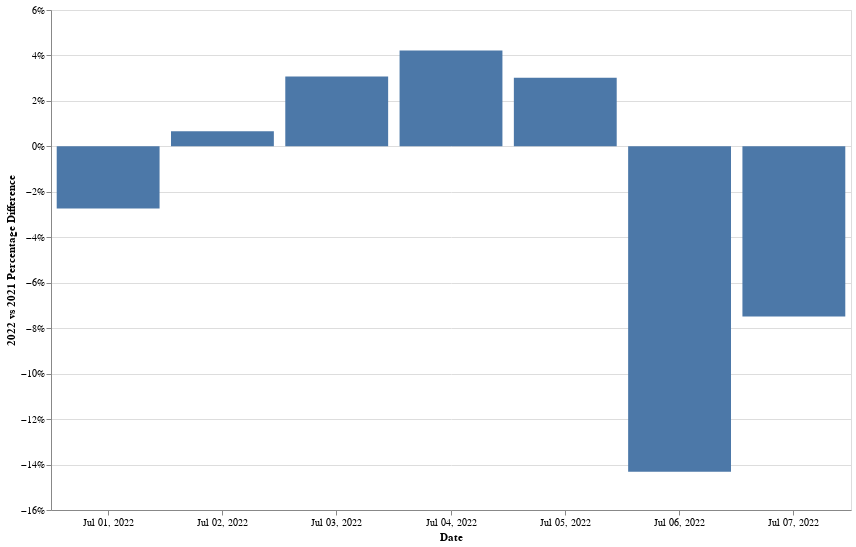

Source (notebook cell):
### Code cell
alt.Chart(txn_daily_pct.reset_index()).mark_bar().encode(
    x=alt.X('yearmonthdate(block_date):O', axis=alt.Axis(title='Date')),
    y=alt.Y('transactions:Q', axis=alt.Axis(format='%', title='2022 vs 2021 Percentage Difference')),
    tooltip=['block_date','transactions']                    
).properties(
    height=500,
    width=800
)

### Figure 1 — Vega-Lite specification as saved in the notebook (floating-point values rounded to 4 significant figures)
{"config": {"view": {"continuousWidth": 400, "continuousHeight": 300}}, "data": {"name": "data-623fc548253846a3ee1bfb9b4d3f6201"}, "mark": "bar", "encoding": {"tooltip": [{"field": "block_date", "type": "temporal"}, {"field": "transactions", "type": "quantitative"}], "x": {"axis": {"title": "Date"}, "field": "block_date", "timeUnit": "yearmonthdate", "type": "ordinal"}, "y": {"axis": {"format": "%", "title": "2022 vs 2021 Percentage Difference"}, "field": "transactions", "type": "quantitative"}}, "height": 500, "width": 800, "$schema": "https://vega.github.io/schema/vega-lite/v4.17.0.json", "datasets": {"data-623fc548253846a3ee1bfb9b4d3f6201": [{"block_date": "2022-07-01T00:00:00", "transactions": -0.02731}, {"block_date": "2022-07-02T00:00:00", "transactions": 0.006608}, {"block_date": "2022-07-03T00:00:00", "transactions": 0.03074}, {"block_date": "2022-07-04T00:00:00", "transactions": 0.04221}, {"block_date": "2022-07-05T00:00:00", "transactions": 0.03015}, {"block_date": "2022-07-06T00:00:00", "transactions": -0.1431}, {"block_date": "2022-07-07T00:00:00", "transactions": -0.07486}]}}
